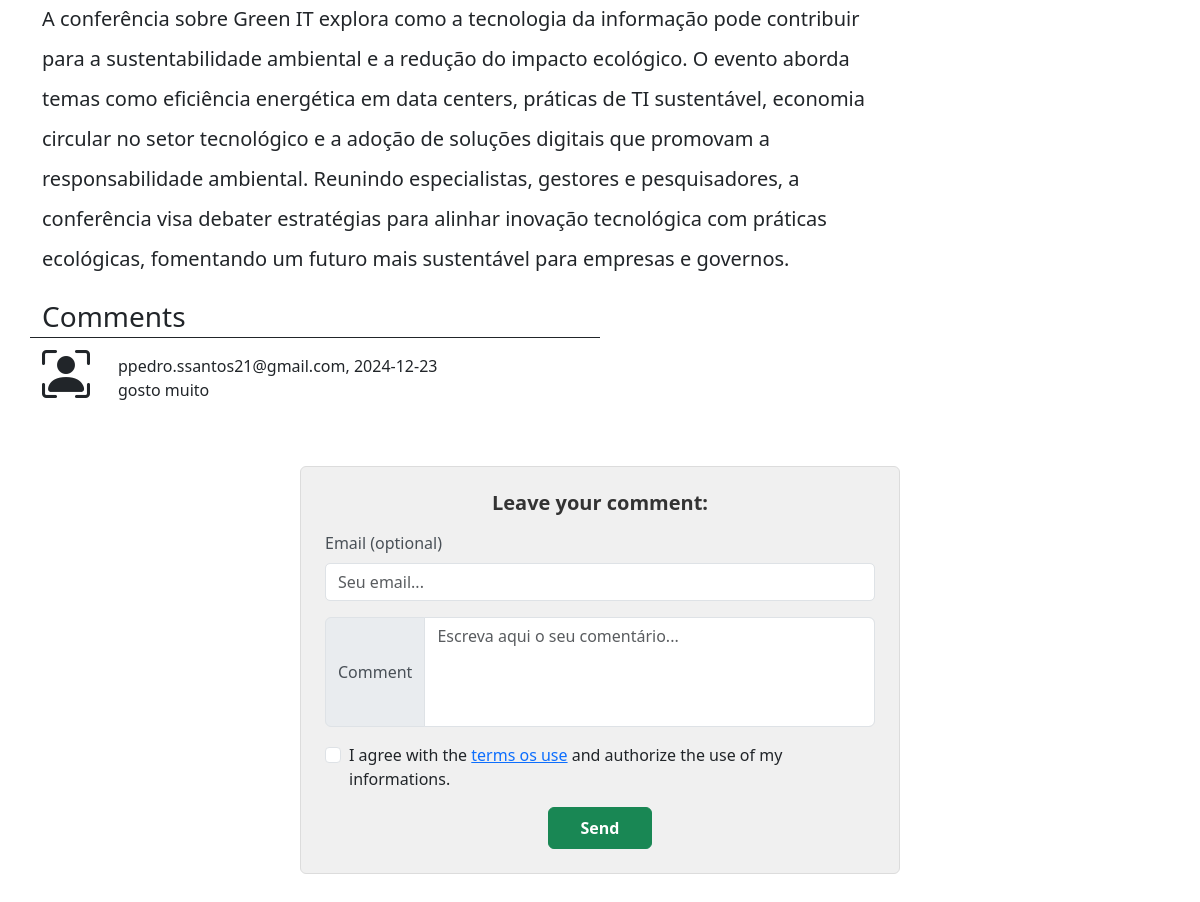
Page /en/detalhesevento.php?id=11 (lower part) on the earlier database version.
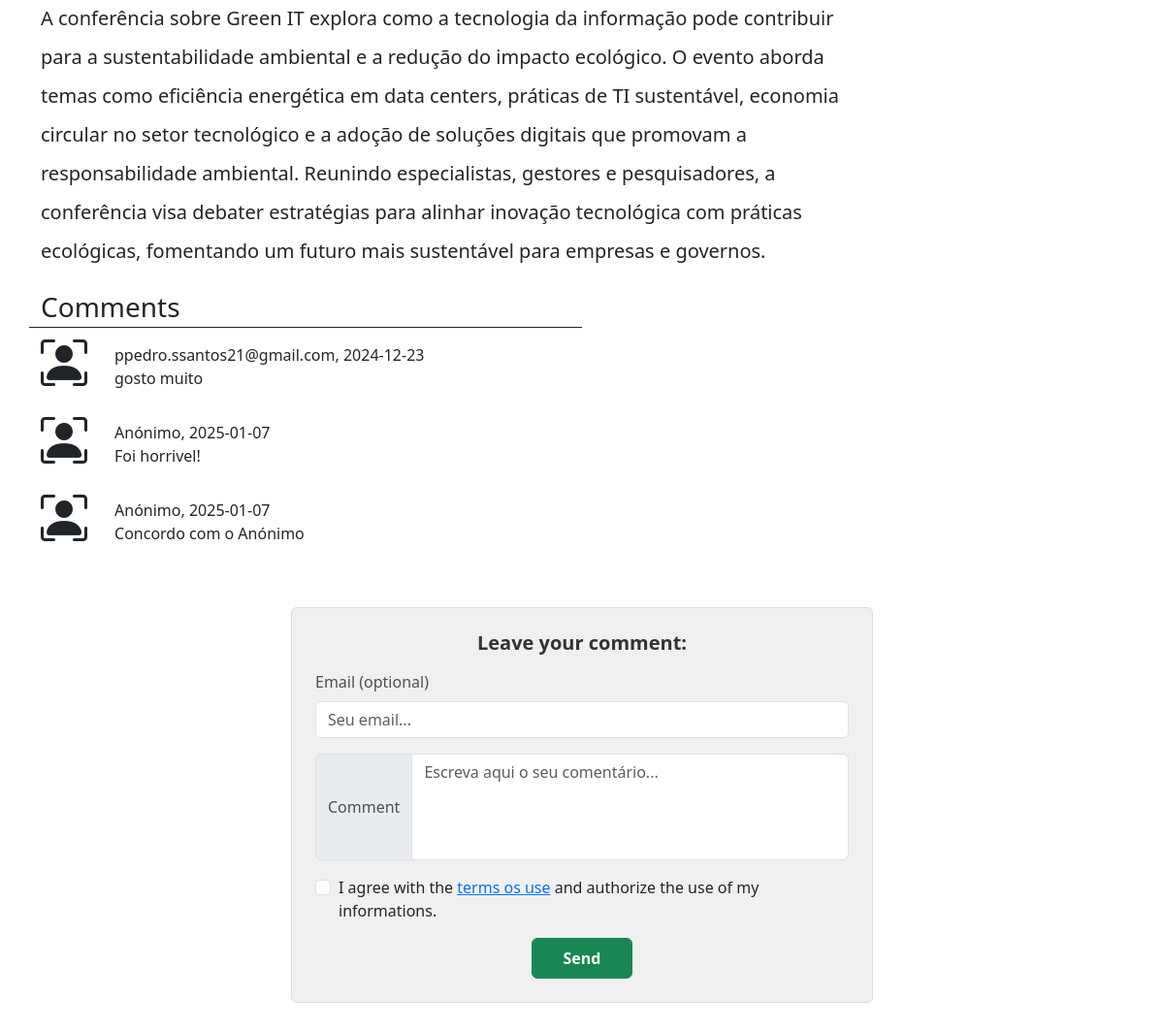
Same page on the later database version.
### tables this page shows
CREATE TABLE `comentarios` (
  `id` int(10) UNSIGNED NOT NULL,
  `eventoId` int(10) UNSIGNED NOT NULL DEFAULT 0,
  `email` varchar(250) DEFAULT '0',
  `mensagem` text NOT NULL,
  `date` date NOT NULL
);

### en/detalhesevento.php (the view, shortened to what this page needs)
<?php
require('../includes/connection.php');
$id = (int)$_GET['id'];
$sql = 'SELECT * FROM eventos WHERE id = ? AND visivel = 1';
$stmt = $dbh->prepare($sql);
$stmt->execute([$id]);
$evento = $stmt->fetchObject();
?>
<?php
if (empty($_GET['id'])) {
    header('Location:index.html');
    die();
} else{
    $id = $_GET['id'];
}
?>
<!DOCTYPE html>
<html lang="en">
<head>
    <link rel="stylesheet" href="../css/bootstrap.min.css">
    <link rel="stylesheet" href="../css/bootstrap-icons.min.css">
</head>
<body>
<?php
$sql = 'SELECT * FROM eventos WHERE id = :id';
$stmt = $dbh->prepare($sql);
$stmt->bindValue(':id', $id);
$stmt->execute();
if ($stmt && $stmt->rowCount() == 1) {
    $evento = $stmt->fetchObject();
}
?>
<div class="container">
    <div class="row mt-3">
        <div class="col-9">
            <p class="lh-lg fs-5">
                <?= $evento->texto ?>
            </p>
        </div>
    </div>
</div>
<?php
$sql = 'SELECT * FROM comentarios WHERE eventoId = :i';
$stmt = $dbh->prepare($sql);
$stmt->bindValue(':i', $id);
$stmt->execute();
if(!$stmt || $stmt->rowCount() == 0){
    $resultados = false;
}else {
    $resultados = true;
}
?>
<div class="container">
    <div class="row">
        <div class="col-6 fs-3 border-bottom border-dark">Comments</div>
    </div>
    <?php
    if ($resultados) {
        while ($c = $stmt->fetchObject()) {
    ?>
            <div class="row">
                <div class="col-auto">
                    <i class="bi bi-person-bounding-box" style="font-size:48px;"></i>
                </div>
                <div class="col p-3">
                    <div class="fw-light">
                        <?= !empty($c->email) && $c->email != 'Anônimo' ? $c->email : 'Anónimo' ?>, <?= $c->date ?>
                    </div>
                    <div><?= $c->mensagem ?></div>
                </div>
            </div>
    <?php
        }
    } else {
        echo '<p>Ainda não foram inseridos comentários.</p>';
    }
    ?>
    <?php if (!isset($comentario_enviado)) { ?>
    <div class="rounded mt-5 p-4" style="background-color: #f0f0f0; border: 1px solid #dcdcdc; max-width: 600px; margin: 0 auto;">
        <h5 style="color: #333; font-weight: bold; margin-bottom: 1rem; text-align: center;">Leave your comment:</h5>
        <form method="POST" action="">
            <div class="mb-3">
                <label for="email" class="form-label" style="color: #495057;">Email (optional)</label>
                <input type="email" name="email" id="email" class="form-control" placeholder="Seu email..." style="border-radius: 5px;">
            </div>
            <div class="input-group mb-3">
                <span class="input-group-text" style="background-color: #e9ecef; color: #495057;">Comment</span>
                <textarea name="mensagem" class="form-control" rows="4" placeholder="Escreva aqui o seu comentário..." style="resize: none;" required></textarea>
            </div>
            <div class="form-check mb-3">
                 <input type="checkbox" name="consentimento" id="consentimento" class="form-check-input" required>
                 <label for="consentimento" class="form-check-label">
                I agree with the <a target="_blank" href="terms_of_use.html">terms os use</a> and authorize the use of my informations.
            </div>
            <div style="text-align: center;">
                <button type="submit" class="btn btn-success" style="font-weight: bold; padding: 0.5rem 2rem;">Send</button>
            </div>
        </form>
    </div>
    <?php } ?>
    </div>
<div style="height:300px;"></div>
</body>
</html>

Differences in the rows shown:
added comentarios: email "Anónimo", date "2025-01-07", mensagem "Foi horrivel!"
added comentarios: email "Anónimo", date "2025-01-07", mensagem "Concordo com o Anónimo"
